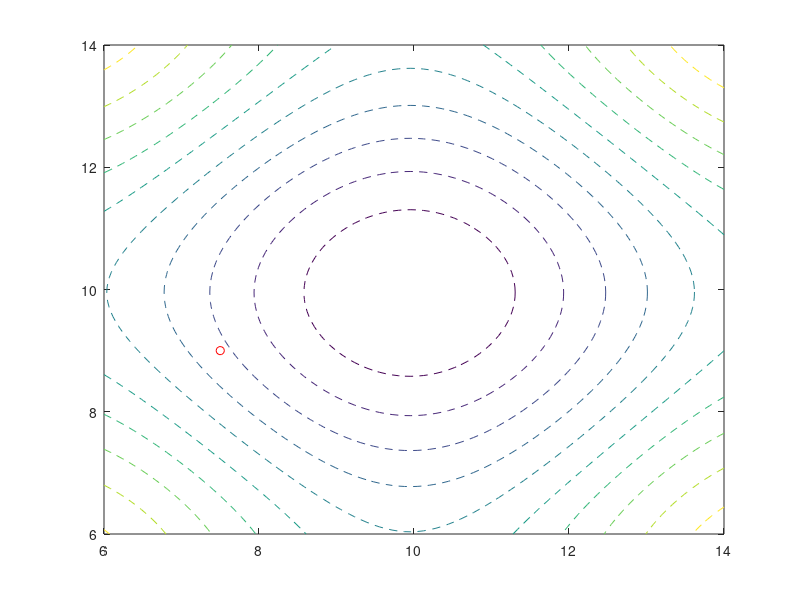

Source code (MATLAB): (Note: this script raises an error after producing the figure.)
close all;
clear all;
clc;

fx = @(x1, x2) 20 + (x1/10)^2 + (x2/10)^2 - 10*(cos(2*pi*x1/10) + cos(2*pi*x2/10));
gx = @(x1, x2) [x1/50 + 2*pi*sin((pi*x1)/5); x2/50 + 2*pi*sin((pi*x2)/5)];
f = @(x) fx(x(1), x(2));
g = @(x) gx(x(1), x(2));

x1 = linspace(6, 14, 100);
x2 = linspace(6, 14, 100);

[X1, X2] = meshgrid(x1, x2);

Z = zeros(size(X1));

for r = 1: size(Z,1)
    for c = 1: size(Z, 2)
        x_i = [X1(r,c), X2(r,c)]';
        Z(r,c) = f(x_i);
    end
end

figure;
contour(X1, X2, Z, 10, '--');

x0 = [7.5; 9.0];
hold on;
plot(x0(1), x0(2), 'ro');
eps = 0.05;
x = steepestDescent(eps, x0, f, g, X1, X2, Z, 1);

x1 = linspace(-6, -14, 100);
x2 = linspace(-6, -14, 100);

[X1, X2] = meshgrid(x1, x2);

Z = zeros(size(X1));

for r = 1: size(Z,1)
    for c = 1: size(Z, 2)
        x_i = [X1(r,c), X2(r,c)]';
        Z(r,c) = f(x_i);
    end
end

figure;
contour(X1, X2, Z, 10, '--');


x0 = [-7.0; -7.5];
hold on;
plot(x0(1), x0(2), 'ro');
eps = 0.05;
x = steepestDescent(eps, x0, f, g, X1, X2, Z, 1);
